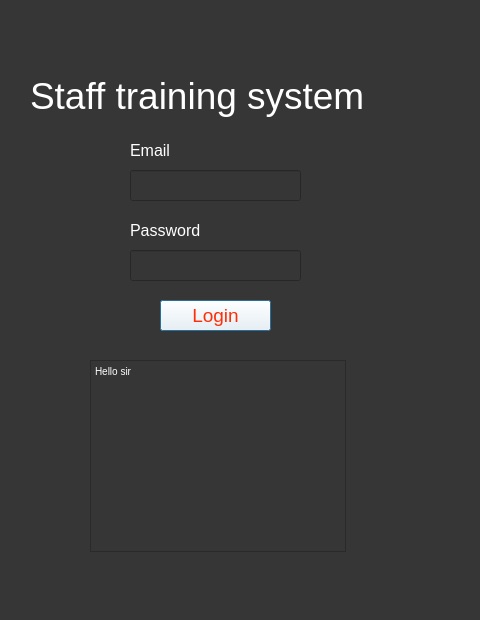
<?xml version="1.0" encoding="UTF-8"?>
<ui version="4.0">
 <class>Dialog</class>
 <widget class="QDialog" name="Dialog">
  <property name="geometry">
   <rect>
    <x>0</x>
    <y>0</y>
    <width>480</width>
    <height>620</height>
   </rect>
  </property>
  <property name="windowTitle">
   <string>Dialog</string>
  </property>
  <property name="styleSheet">
   <string notr="true">background-color: rgb(54, 54, 54);</string>
  </property>
  <widget class="QLabel" name="biglogintext">
   <property name="geometry">
    <rect>
     <x>30</x>
     <y>60</y>
     <width>431</width>
     <height>71</height>
    </rect>
   </property>
   <property name="styleSheet">
    <string notr="true">color: rgb(255, 255, 255); font-size:28pt;</string>
   </property>
   <property name="text">
    <string>Staff training system</string>
   </property>
  </widget>
  <widget class="QLabel" name="emailtext">
   <property name="geometry">
    <rect>
     <x>130</x>
     <y>140</y>
     <width>71</width>
     <height>21</height>
    </rect>
   </property>
   <property name="styleSheet">
    <string notr="true">color: rgb(255, 255, 255); font-size:12pt;</string>
   </property>
   <property name="text">
    <string>Email</string>
   </property>
  </widget>
  <widget class="QLabel" name="passwordtext">
   <property name="geometry">
    <rect>
     <x>130</x>
     <y>220</y>
     <width>111</width>
     <height>21</height>
    </rect>
   </property>
   <property name="styleSheet">
    <string notr="true">color: rgb(255, 255, 255); font-size:12pt;</string>
   </property>
   <property name="text">
    <string>Password</string>
   </property>
  </widget>
  <widget class="QLineEdit" name="email">
   <property name="geometry">
    <rect>
     <x>130</x>
     <y>170</y>
     <width>171</width>
     <height>31</height>
    </rect>
   </property>
   <property name="styleSheet">
    <string notr="true">font-size:14; color:rgb(255, 250, 240)</string>
   </property>
  </widget>
  <widget class="QLineEdit" name="password">
   <property name="geometry">
    <rect>
     <x>130</x>
     <y>250</y>
     <width>171</width>
     <height>31</height>
    </rect>
   </property>
   <property name="styleSheet">
    <string notr="true">font-size:14; color:rgb(255, 250, 240)</string>
   </property>
  </widget>
  <widget class="QPushButton" name="loginbutton">
   <property name="geometry">
    <rect>
     <x>160</x>
     <y>300</y>
     <width>111</width>
     <height>31</height>
    </rect>
   </property>
   <property name="styleSheet">
    <string notr="true">color: rgb(255, 45, 8); font-size:14pt; background-color:rgb(255, 255, 255)
</string>
   </property>
   <property name="text">
    <string>Login</string>
   </property>
  </widget>
  <widget class="QTextBrowser" name="usertext">
   <property name="geometry">
    <rect>
     <x>90</x>
     <y>360</y>
     <width>256</width>
     <height>192</height>
    </rect>
   </property>
   <property name="styleSheet">
    <string notr="true">color: rgb(255, 255, 255);
backgroundcolor: rgb(255, 199, 30);
font: 60pt;


</string>
   </property>
   <property name="html">
    <string>&lt;!DOCTYPE HTML PUBLIC &quot;-//W3C//DTD HTML 4.0//EN&quot; &quot;http://www.w3.org/TR/REC-html40/strict.dtd&quot;&gt;
&lt;html&gt;&lt;head&gt;&lt;meta name=&quot;qrichtext&quot; content=&quot;1&quot; /&gt;&lt;style type=&quot;text/css&quot;&gt;
p, li { white-space: pre-wrap; }
&lt;/style&gt;&lt;/head&gt;&lt;body style=&quot; font-family:'MS Shell Dlg 2'; font-size:60pt; font-weight:400; font-style:normal;&quot;&gt;
&lt;p style=&quot; margin-top:0px; margin-bottom:0px; margin-left:0px; margin-right:0px; -qt-block-indent:0; text-indent:0px;&quot;&gt;&lt;span style=&quot; font-size:7.8pt;&quot;&gt;Hello sir&lt;/span&gt;&lt;/p&gt;
&lt;p style=&quot;-qt-paragraph-type:empty; margin-top:0px; margin-bottom:0px; margin-left:0px; margin-right:0px; -qt-block-indent:0; text-indent:0px; font-size:7.8pt;&quot;&gt;&lt;br /&gt;&lt;/p&gt;&lt;/body&gt;&lt;/html&gt;</string>
   </property>
  </widget>
 </widget>
 <resources/>
 <connections/>
</ui>
